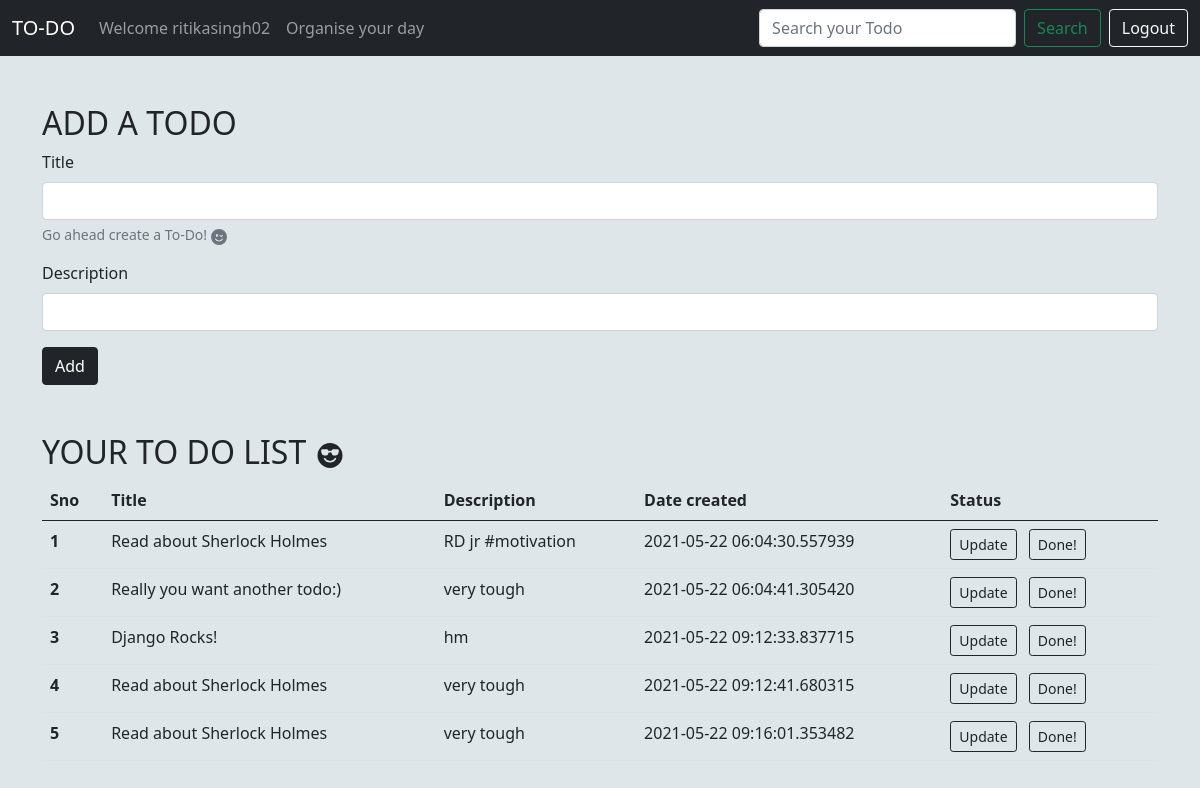
Page / (signed in) on the earlier database version.
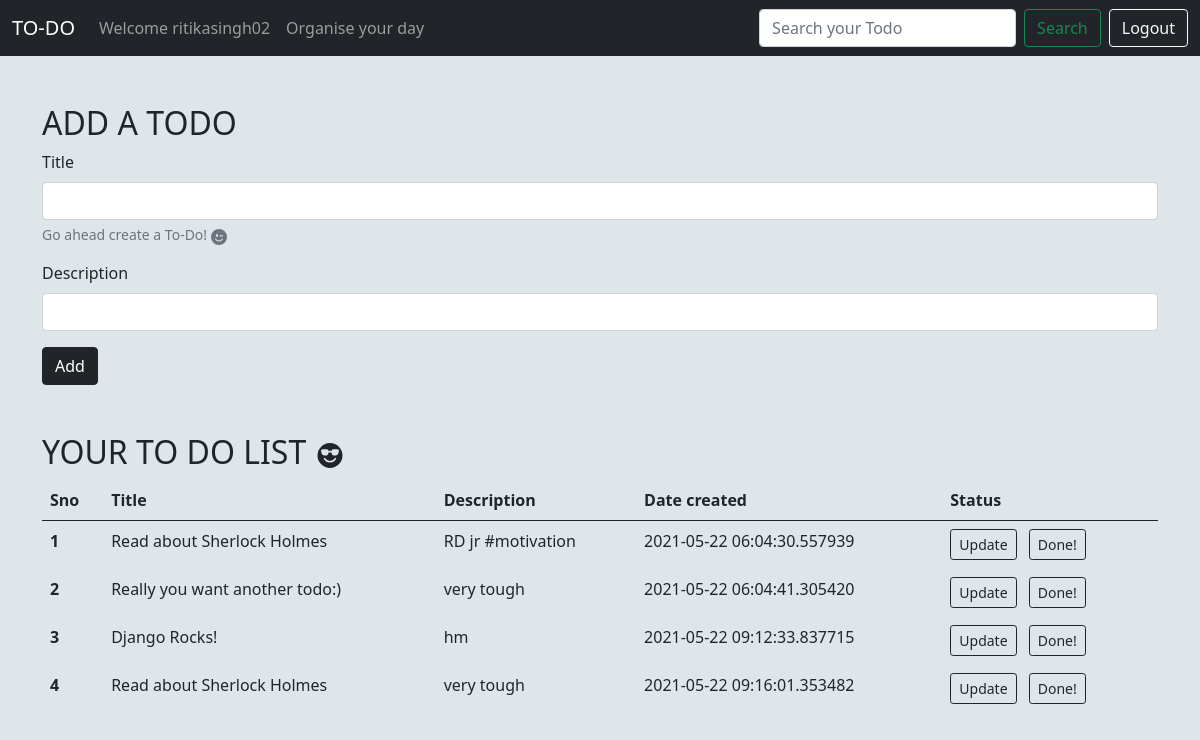
Same page on the later database version.
### app.py (models this page shows, shortened)
class Todo(db.Model):
    _tablename = 'todo'
    sno = db.Column(db.Integer, primary_key=True)
    title = db.Column(db.String(200), nullable=False)
    desc = db.Column(db.String(200), nullable=False)
    user = db.Column(db.String(200), db.ForeignKey('user.uname'))
    date_created = db.Column(db.DateTime, default=datetime.utcnow)

### app.py (the view)
@app.route('/', methods=['GET', 'POST'])
def home():
    if "user" in session:
        uname = session['user']
        if request.method == "POST":
            title = request.form["title"]
            desc = request.form["desc"]
            todo = Todo(title=title, desc=desc, user=uname)
            db.session.add(todo)
            db.session.commit()
        allqueries = Todo.query.filter_by(user=uname).all()
        return render_template('index.html', allqueries=allqueries, user=uname)
    else:
        return redirect(url_for("login"))

### templates/index.html (shortened to what this page needs)
{% extends 'base.html' %}
{%block body%}
    <div class="container my-5">
        <h2>ADD A TODO</h2>
    <form action= "/" method="POST">
        <div class="mb-3">
            <label for="title" class="form-label">Title</label>
            <input type="text" class="form-control" name = "title" id="title" aria-describedby="emailHelp">
            <div id="emailHelp" class="form-text">Go ahead create a To-Do!
            </div>
        </div>
        <div class="mb-3">
            <label for="desc" class="form-label">Description</label>
            <input type="text" class="form-control" name = "desc" id="desc">
        </div>
        <button type="submit" class="btn btn-dark ">Add</button>
        </form>
        </div>
    <div class="container my-5">
        <h2>YOUR TO DO LIST
          </h2>
        <table class="table  table-hover">
          {%if allqueries|length ==0%}
            <div class="alert alert-dark" role="alert">
              NEW DAY? - CREATE A TODO!
            </div>
          {%else%}
            <thead>
              <tr>
                <th scope="col">Sno</th>
                <th scope="col">Title</th>
                <th scope="col">Description</th>
                <th scope="col">Date created</th>
                <th scope="col">Status</th>
              </tr>
            </thead>
            <tbody>
              {% for todo in allqueries%}
              <tr>
                <th scope="row">{{loop.index}}</th>
                <td>{{todo.title}}</td>
                <td>{{todo.desc}}</td>
                <td>{{todo.date_created}}</td>
                <td><a href = "update/{{todo.sno}}"><button type="button" class="btn btn-outline-dark  btn-sm" >Update</button></a>
                <a href = "delete/{{todo.sno}}"><button type="button" class="btn btn-outline-dark mx-2  btn-sm" >Done!</button></a></td>
              </tr>
              {%endfor%}
              {%endif%}
            </tbody>
          </table>
    </div>
{%endblock%}

### templates/base.html (shortened to what this page needs)
<!doctype html>
<html lang="en">
  <head>
    <link href="https://cdn.jsdelivr.net/npm/bootstrap@5.0.0/dist/css/bootstrap.min.css" rel="stylesheet">
    <link href="https://cdn.jsdelivr.net/npm/bootstrap@5.0.0/dist/css/bootstrap.min.css" rel="stylesheet">
  </head>
  <body>
    <nav class="navbar navbar-expand-lg navbar-dark bg-dark">
        <div class="container-fluid">
          <a class="navbar-brand" href="/">TO-DO</a>
          <div class="collapse navbar-collapse" id="navbarSupportedContent">
            <ul class="navbar-nav me-auto mb-2 mb-lg-0">
              <li class="nav-item">
                {% if user%}
                <a class="nav-link deactive" aria-current="page" href="/">Welcome {{user}}</a>
                {%else%}
                <a class="nav-link active" aria-current="page" href="/login">Login</a>
                {%endif%}
              </li>
              <li class="nav-item">
                <a class="nav-link" href="#">Organise your day</a>
              </li>
            </ul>
            <div class="d-flex" >
              <input class="form-control me-2" type="search" id = "search" name= "search" placeholder="Search your Todo" aria-label="Search">
              <button class="btn btn-outline-success me-2" onclick= "search(event)" type="submit">Search</button>
            </div>
            <div class="d-flex" >
              <button type="button" class="btn btn-outline-light" onclick="location.href ='/logout';">Logout</button>
            </div>
          </div>
        </div>
      </nav>
      {% block body %}
      {% endblock body %}
  </body>
  </html>

### templates/base.html (style rules this page uses)
body { background-color: #dfe6e9; }

Differences in the rows shown:
removed Todo: title "Read about Sherlock Holmes", desc "very tough", date_created "2021-05-22 09:12:41.680315"
